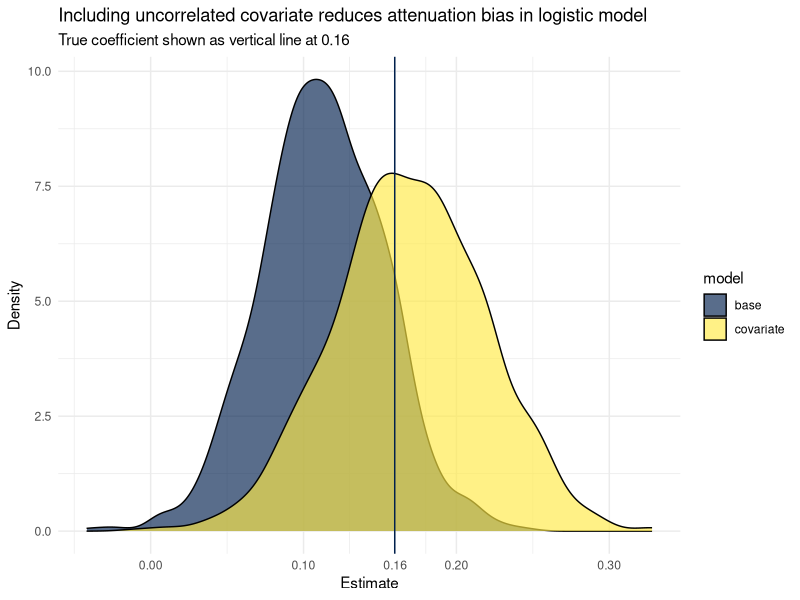
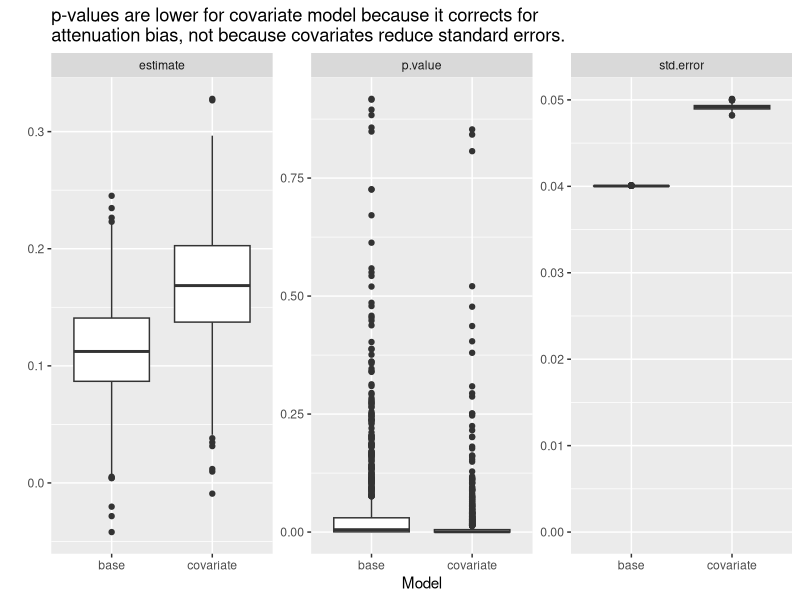

The R source for these figures, in order:
## ---- chunk 1
knitr::opts_chunk$set(collapse = TRUE, 
                      warning = FALSE, 
                      message = FALSE,
                      fig.height = 4, fig.width = 8)
## ---- chunk 2
library(tidyverse)
library(broom)
library(viridis)

# A function that creates a tibble of fake data, 
# depending on the parameters you put in
create_data <- function(N, beta, p = 0.5, sigma_x = 1, sigma_e = 1) {
  # N: number of observations
  # beta: effect of treatment
  # p: probability of treatment
  # sigma_x, sigma_e: variances of covariates and errors 
  #                   (both independent of the treatment vector)
    
  tibble(treatment = rbinom(N, 1, p),
         covariate = rnorm(N, 0, sigma_x),
         error = rnorm(N, 0, sigma_e),
         # although the errors in logit are logistic, not normal
         # so I should be using rlogis instead of rnorm ^^^^
         outcome = as.integer(beta * treatment + covariate + error > 0))
}

# Create a dataset of parameters,
dfs <- tibble(N = rep(10000, 1000), 
              beta = rep(0.1, 1000)) %>% 
  mutate(true_coefficient = log(pnorm(beta * 1) / (1 - pnorm(beta * 1)))) 

# Then call create_data on each set of parameters to create 1000 independent 
# copies of a dataset (in list-col form)
dfs <- dfs %>% 
  rowwise() %>% 
  mutate(data = list(create_data(N = N, beta = beta))) %>% 
  ungroup()
dfs
## ---- chunk 3
# A function to estimate the two models, save the estimates and return them in a tibble
# to go in another list-col in our original tibble
get_estimates <- function(data) {
  # estimate base model, treatment only, no covariates
  base <- glm(outcome ~ treatment, family = binomial(link = "logit"), data = data)
  # estimate covariate model, including treatment and covariate
  covariate <- glm(outcome ~ treatment + covariate, family = binomial(link = "logit"), data = data)
  # put them together and broom::tidy and bind_rows() the results
  list(base = base, 
       covariate = covariate) %>% 
    map(tidy) %>% 
    bind_rows(.id = "model") %>%
    filter(term == "treatment")
}
## ---- chunk 4
dfs_estimates <- dfs %>% 
  rownames_to_column("id") %>% 
  mutate(estimates = map(data, get_estimates)) %>% 
  unnest(estimates)
dfs_estimates
## ---- chunk 5
dfs_estimates %>% 
  ggplot(aes(x = estimate, fill = model)) +
  geom_density(alpha = 0.65) + 
  geom_vline(xintercept = unique(dfs$true_coefficient), 
             colour = viridis_pal(option = "E")(1)) +
  scale_fill_viridis(option = "E", discrete = TRUE) +
  scale_x_continuous(breaks = c(0, 0.1, 0.16, 0.2, 0.3)) +
  theme_minimal() +
  labs(x = "Estimate", y = "Density", 
       title = "Including uncorrelated covariate reduces attenuation bias in logistic model",
       subtitle = "True coefficient shown as vertical line at 0.16") 
## ---- chunk 6
dfs_estimates %>%
  select(id, model, estimate, std.error, p.value) %>% 
  gather(key = type, value = value, -(id:model)) %>% 
  ggplot(aes(x = model, y = value, group = model)) + 
  geom_boxplot() +
  expand_limits(y = 0) + 
  facet_wrap(~ type, scales = "free") + 
  labs(x = "Model", y = "", 
       title = "p-values are lower for covariate model because it corrects for\nattenuation bias, not because covariates reduce standard errors.")
